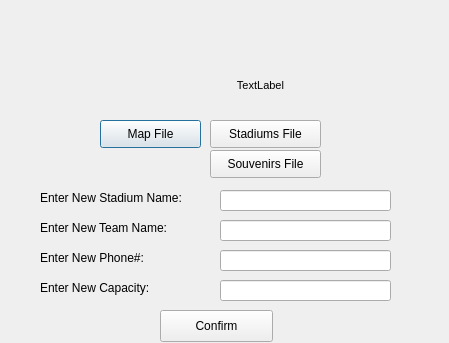
<?xml version="1.0" encoding="UTF-8"?>
<ui version="4.0">
 <class>Yes_No_Window</class>
 <widget class="QDialog" name="Yes_No_Window">
  <property name="geometry">
   <rect>
    <x>0</x>
    <y>0</y>
    <width>449</width>
    <height>343</height>
   </rect>
  </property>
  <property name="windowTitle">
   <string>Dialog</string>
  </property>
  <property name="styleSheet">
   <string notr="true"/>
  </property>
  <widget class="QPushButton" name="Yes">
   <property name="geometry">
    <rect>
     <x>100</x>
     <y>120</y>
     <width>101</width>
     <height>28</height>
    </rect>
   </property>
   <property name="styleSheet">
    <string notr="true">font: 57 italic 14pt &quot;Avenir&quot;;</string>
   </property>
   <property name="text">
    <string>Map File</string>
   </property>
  </widget>
  <widget class="QPushButton" name="No">
   <property name="geometry">
    <rect>
     <x>210</x>
     <y>120</y>
     <width>111</width>
     <height>28</height>
    </rect>
   </property>
   <property name="styleSheet">
    <string notr="true">font: 57 italic 14pt &quot;Avenir&quot;;</string>
   </property>
   <property name="text">
    <string>Stadiums File</string>
   </property>
  </widget>
  <widget class="QLabel" name="label">
   <property name="geometry">
    <rect>
     <x>80</x>
     <y>50</y>
     <width>361</width>
     <height>71</height>
    </rect>
   </property>
   <property name="styleSheet">
    <string notr="true">font: 81 italic 20pt &quot;Avenir&quot;;</string>
   </property>
   <property name="text">
    <string>&lt;html&gt;&lt;head/&gt;&lt;body&gt;&lt;p align=&quot;center&quot;&gt;&lt;span style=&quot; font-size:8pt;&quot;&gt;TextLabel&lt;/span&gt;&lt;/p&gt;&lt;/body&gt;&lt;/html&gt;</string>
   </property>
  </widget>
  <widget class="QPushButton" name="Yes_3">
   <property name="geometry">
    <rect>
     <x>210</x>
     <y>150</y>
     <width>111</width>
     <height>28</height>
    </rect>
   </property>
   <property name="styleSheet">
    <string notr="true">font: 57 italic 14pt &quot;Avenir&quot;;</string>
   </property>
   <property name="text">
    <string>Souvenirs File</string>
   </property>
  </widget>
  <widget class="QPushButton" name="pushButton">
   <property name="geometry">
    <rect>
     <x>160</x>
     <y>310</y>
     <width>113</width>
     <height>32</height>
    </rect>
   </property>
   <property name="styleSheet">
    <string notr="true">font: 57 italic 16pt &quot;Avenir&quot;;</string>
   </property>
   <property name="text">
    <string>Confirm</string>
   </property>
  </widget>
  <widget class="QLabel" name="Team_label">
   <property name="geometry">
    <rect>
     <x>40</x>
     <y>220</y>
     <width>151</width>
     <height>16</height>
    </rect>
   </property>
   <property name="styleSheet">
    <string notr="true">font: 57 italic 14pt &quot;Avenir&quot;;</string>
   </property>
   <property name="text">
    <string>Enter New Team Name:</string>
   </property>
  </widget>
  <widget class="QLabel" name="phone_label">
   <property name="geometry">
    <rect>
     <x>40</x>
     <y>250</y>
     <width>131</width>
     <height>16</height>
    </rect>
   </property>
   <property name="styleSheet">
    <string notr="true">font: 57 italic 14pt &quot;Avenir&quot;;</string>
   </property>
   <property name="text">
    <string>Enter New Phone#:</string>
   </property>
  </widget>
  <widget class="QLabel" name="Stadium_label">
   <property name="geometry">
    <rect>
     <x>40</x>
     <y>190</y>
     <width>181</width>
     <height>16</height>
    </rect>
   </property>
   <property name="styleSheet">
    <string notr="true">font: 57 italic 14pt &quot;Avenir&quot;;</string>
   </property>
   <property name="text">
    <string>Enter New Stadium Name:</string>
   </property>
  </widget>
  <widget class="QLineEdit" name="lineEdit">
   <property name="geometry">
    <rect>
     <x>220</x>
     <y>190</y>
     <width>171</width>
     <height>21</height>
    </rect>
   </property>
   <property name="styleSheet">
    <string notr="true">font: 57 italic 14pt &quot;Avenir&quot;;</string>
   </property>
  </widget>
  <widget class="QLineEdit" name="lineEdit_2">
   <property name="geometry">
    <rect>
     <x>220</x>
     <y>220</y>
     <width>171</width>
     <height>21</height>
    </rect>
   </property>
   <property name="styleSheet">
    <string notr="true">font: 57 italic 14pt &quot;Avenir&quot;;</string>
   </property>
  </widget>
  <widget class="QLineEdit" name="lineEdit_3">
   <property name="geometry">
    <rect>
     <x>220</x>
     <y>250</y>
     <width>171</width>
     <height>21</height>
    </rect>
   </property>
   <property name="styleSheet">
    <string notr="true">font: 57 italic 14pt &quot;Avenir&quot;;</string>
   </property>
  </widget>
  <widget class="QLabel" name="phone_label_2">
   <property name="geometry">
    <rect>
     <x>40</x>
     <y>280</y>
     <width>131</width>
     <height>16</height>
    </rect>
   </property>
   <property name="styleSheet">
    <string notr="true">font: 57 italic 14pt &quot;Avenir&quot;;</string>
   </property>
   <property name="text">
    <string>Enter New Capacity:</string>
   </property>
  </widget>
  <widget class="QLineEdit" name="lineEdit_4">
   <property name="geometry">
    <rect>
     <x>220</x>
     <y>280</y>
     <width>171</width>
     <height>21</height>
    </rect>
   </property>
   <property name="styleSheet">
    <string notr="true">font: 57 italic 14pt &quot;Avenir&quot;;</string>
   </property>
  </widget>
 </widget>
 <resources/>
 <connections/>
</ui>
